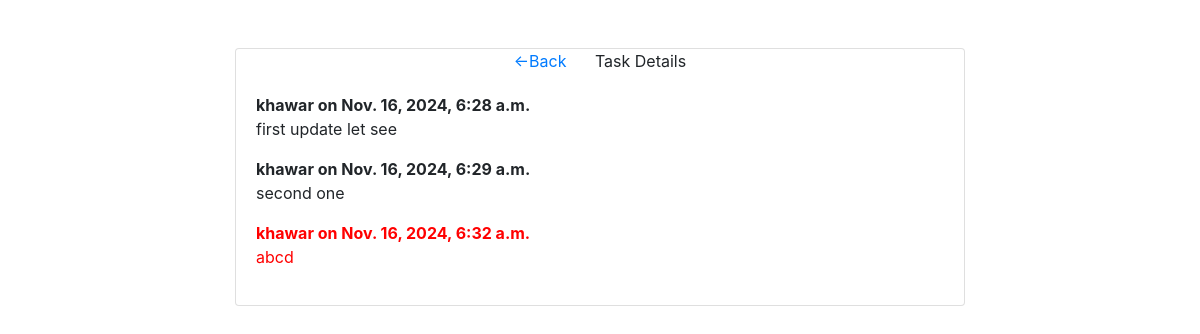
The page /task-detail/1/1 (signed in) on the database its author committed.
### tasks/models.py (models this page shows)
class user_tasks_log(models.Model):
    user = models.ForeignKey(User,on_delete=models.CASCADE)
    task = models.ForeignKey(user_tasks,on_delete=models.CASCADE)
    note = models.TextField(max_length=2000,null=True,blank=True)
    is_close = models.BooleanField(default=False)
    added_at = models.DateTimeField(null=True,blank=True)

### tasks/views.py (the view, shortened to what this page needs)
# urls.py: path("task-detail/<int:id>/<int:show>",taskViews.task_detail,name="task-detail"),
@login_required(login_url='/')
def task_detail(request,id,show):
    template = "tasks/task_detail.html"
    context = {"closure":False}
    taskobj = user_tasks.objects.get(pk=int(id))
    context['taskobj'] = taskobj
    context['tasklogs'] = user_tasks_log.objects.filter(task=taskobj)
    context['show'] = show
    return render(request,template,context)

### templates/tasks/task_detail.html (shortened to what this page needs)
<!DOCTYPE html>
    <html lang="en">
        <head>
            <link rel="stylesheet" href="https://maxcdn.bootstrapcdn.com/bootstrap/4.4.1/css/bootstrap.min.css">
        </head>
        <body>
            <br><br>
            <div class="container">
                <div class="row justify-content-center">
                    <div class="col-lg-8">
                        <div class="card">
                            <div class="card-head text-center">
                                <a href="{% url 'task-dashboard' show=show %}"><-Back</a>&ensp;&ensp;&ensp; Task Details
                            </div>
                            <div class="card-body">
                                {% if tasklogs %}
                                    {% for i in tasklogs %}
                                        <p {% if i.is_close %} style="color: red;" {% endif %}>
                                            <strong>{{i.user}} on {{i.added_at}}</strong><br>
                                            {{i.note}}
                                            <br>
                                        </p>
                                    {% endfor %}
                                {% else %}
                                    This task does not have any details yet.
                                {% endif %}
                            </div>
                        </div>
                    </div>
                </div>
            </div>
        </body>
    </html>

### rows shown on the page
user_tasks_log: user "khawar", added_at "Nov. 16, 2024, 6:28 a.m.", note "first update let see"
user_tasks_log: user "khawar", added_at "Nov. 16, 2024, 6:29 a.m.", note "second one"
user_tasks_log: user "khawar", added_at "Nov. 16, 2024, 6:32 a.m.", note "abcd"
